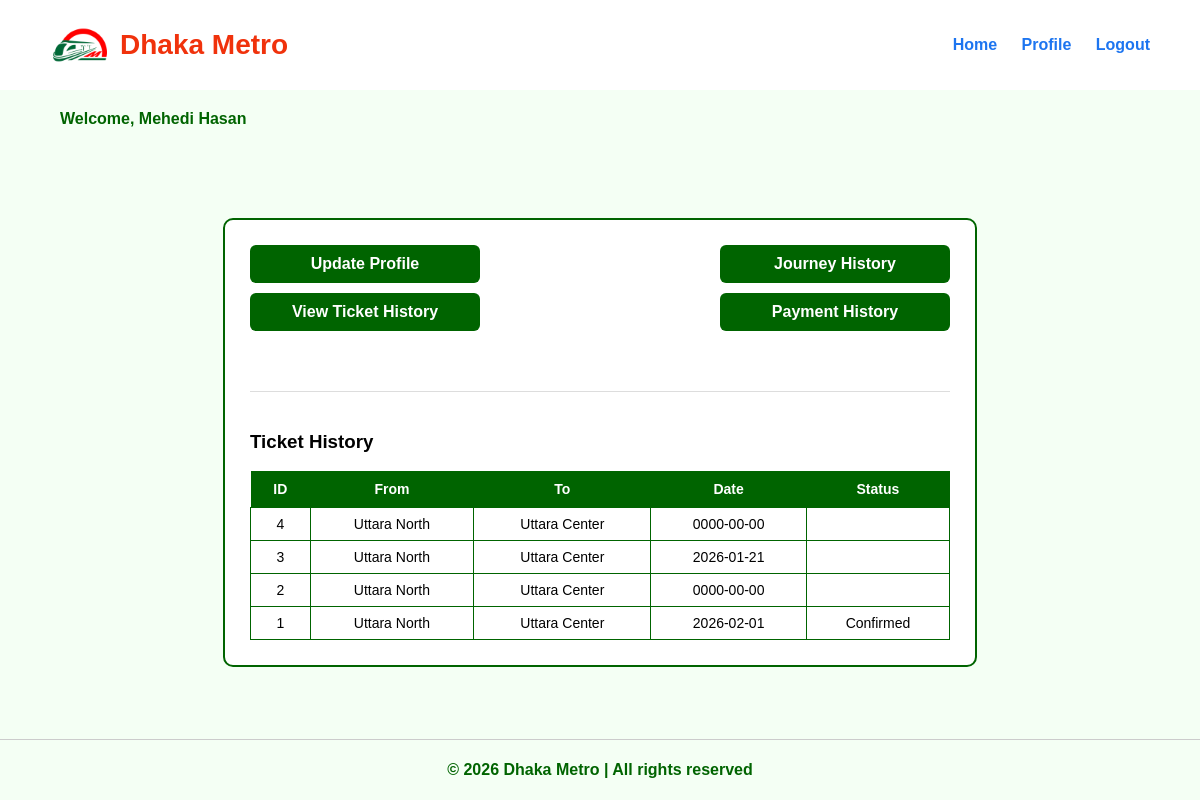
Page /passenger/view/payment_record_page.php?type=tickets (signed in) on the committed database.
### tables this page shows
CREATE TABLE `users` (
  `UserID` int(11) NOT NULL,
  `RoleID` int(11) NOT NULL,
  `FirstName` varchar(50) NOT NULL,
  `LastName` varchar(50) DEFAULT NULL,
  `Mobile` varchar(15) NOT NULL,
  `NID` varchar(20) DEFAULT NULL,
  `DateOfBirth` date DEFAULT NULL,
  `Gender` enum('Male','Female','Other') DEFAULT NULL,
  `Password` varchar(255) NOT NULL,
  `Status` enum('Active','Blocked') DEFAULT 'Active',
  `CreatedAt` timestamp NOT NULL DEFAULT current_timestamp()
);

CREATE TABLE `tickets` (
  `TicketID` int(11) NOT NULL,
  `UserID` int(11) NOT NULL,
  `RouteID` int(11) NOT NULL,
  `JourneyDate` date NOT NULL,
  `Status` enum('Pending','Confirmed','Cancelled','Blocked') DEFAULT 'Pending',
  `CreatedAt` timestamp NOT NULL DEFAULT current_timestamp()
);

CREATE TABLE `routes` (
  `RouteID` int(11) NOT NULL,
  `FromStation` varchar(50) NOT NULL,
  `ToStation` varchar(50) NOT NULL,
  `Fare` decimal(10,2) NOT NULL
);

### passenger/model/RecordModel.php (called while the page is built, shortened)
<?php
include "Database.php";
function getUserName($userID) {
    global $conn;
    $sql = "SELECT FirstName, LastName
            FROM users
            WHERE UserID = $userID";
    return mysqli_query($conn, $sql);
}
function getTicketHistory($userID) {
    global $conn;
    $sql = "SELECT
                t.TicketID,
                r.FromStation,
                r.ToStation,
                t.JourneyDate,
                t.Status
            FROM tickets t
            JOIN routes r ON t.RouteID = r.RouteID
            WHERE t.UserID = $userID
            ORDER BY t.CreatedAt DESC";
    return mysqli_query($conn, $sql);
}

### passenger/view/payment_record_page.php (the view, shortened to what this page needs)
<?php
include "../model/RecordModel.php";
include "header.php";
$userID = $_SESSION['UserID'];
$user = mysqli_fetch_assoc(getUserName($userID));
$type = $_GET['type'] ?? "";
?>
<link rel="stylesheet" href="payment_record_page.css">
<div class="user-info"> Welcome, <strong><?php echo $user['FirstName'] . " " . $user['LastName']; ?></strong> </div>
<div class="dashboard-box">
    <div class="button-area">
        <div class="button-row">
            <a href="/admin/view/Profile_Information.php" class="btn">Update Profile</a>
            <a href="journey_history.php" class="btn">Journey History</a>
        </div>
        <div class="button-row">
            <a href="?type=tickets" class="btn">View Ticket History</a>
            <a href="?type=payments" class="btn">Payment History</a>
        </div>
    </div>
    <div id="resultArea">
        <?php if ($type === "tickets"): ?>
            <h3>Ticket History</h3>
            <table>
                <tr>
                    <th>ID</th>
                    <th>From</th>
                    <th>To</th>
                    <th>Date</th>
                    <th>Status</th>
                </tr>
                <?php
                $tickets = getTicketHistory($userID);
                while ($row = mysqli_fetch_assoc($tickets)):
                ?>
                <tr>
                    <td><?= $row['TicketID'] ?></td>
                    <td><?= $row['FromStation'] ?></td>
                    <td><?= $row['ToStation'] ?></td>
                    <td><?= $row['JourneyDate'] ?></td>
                    <td><?= $row['Status'] ?></td>
                </tr>
                <?php endwhile; ?>
            </table>
        <?php endif; ?>
    </div>
</div>
<?php include "footer.php"; ?>

### passenger/view/dashboard.css (style rules this page uses)
.dashboard-box { display: flex; width: 80%; max-width: 900px; margin: 40px auto; background-color: #ffffff; border: 2px solid #006400; border-radius: 8px; flex-wrap: wrap; }

### passenger/view/payment_record_page.css (style rules this page uses)
.user-info { margin: 20px 60px; font-size: 16px; font-weight: bold; color: #006400; }
.dashboard-box { width: 700px; margin: 70px auto; padding: 25px; border: 2px solid #006400; border-radius: 10px; background-color: #ffffff; display: flex; flex-direction: column; }
.button-area { width: 100%; margin-bottom: 20px; }
.button-row { display: flex; justify-content: space-between; margin-bottom: 10px; }
.button-row .btn { width: 30%; padding: 10px; background-color: #006400; color: #ffffff; text-align: center; font-weight: bold; border-radius: 6px; text-decoration: none; }
.button-row .btn:last-child { margin-right: 0; }
#resultArea { margin-top: 30px; padding-top: 20px; border-top: 1px solid #ddd; clear: both; }
table { width: 100%; border-collapse: collapse; margin-top: 10px; }
th { background-color: #006400; color: white; padding: 10px; font-size: 14px; }
td { padding: 8px; border: 1px solid #006400; text-align: center; font-size: 14px; }

### rows in the picture
users: FirstName "Mehedi", LastName "Hasan"
tickets: TicketID "4", RouteID.FromStation "Uttara North", RouteID.ToStation "Uttara Center", JourneyDate "0000-00-00"
tickets: TicketID "3", RouteID.FromStation "Uttara North", RouteID.ToStation "Uttara Center", JourneyDate "2026-01-21"
tickets: TicketID "2", RouteID.FromStation "Uttara North", RouteID.ToStation "Uttara Center", JourneyDate "0000-00-00"
tickets: TicketID "1", RouteID.FromStation "Uttara North", RouteID.ToStation "Uttara Center", JourneyDate "2026-02-01", Status "Confirmed"
